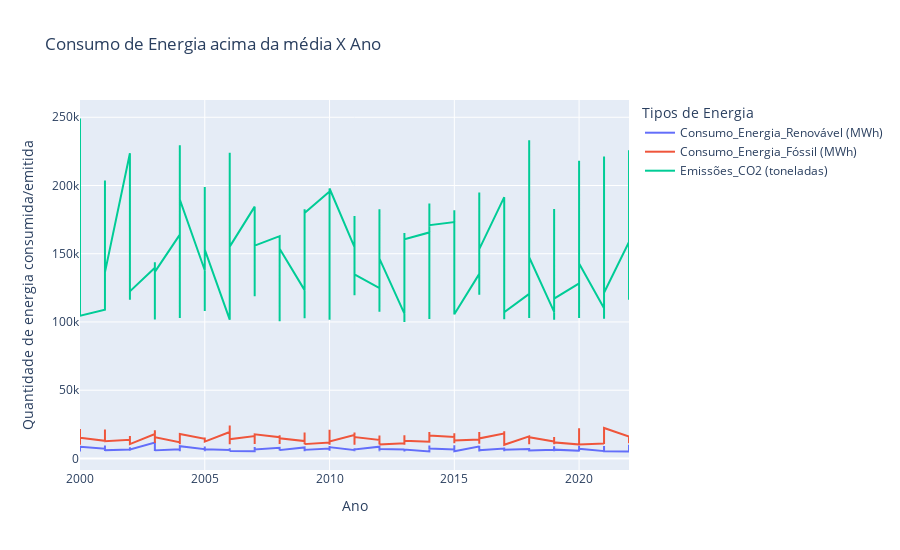

Notebook cell for this chart:
### Code cell
px.line(df_mean_energy, x='Ano', y=['Consumo_Energia_Renovável (MWh)', 'Consumo_Energia_Fóssil (MWh)', 'Emissões_CO2 (toneladas)'], title='Consumo de Energia acima da média X Ano', height=550, labels={
  'variable': 'Tipos de Energia',
  'value': 'Quantidade de energia consumida/emitida'
})

### Figure 1 — Plotly figure (JSON) as saved in the notebook; plotly's stock layout.template omitted (floating-point values rounded to 4 significant figures; data arrays with more than 128 entries replaced by an {"elided": "..."} marker saying what was removed)
{"data": [{"hovertemplate": "Tipos de Energia=Consumo_Energia_Renovável (MWh)<br>Ano=%{x}<br>Quantidade de energia consumida/emitida=%{y}<extra></extra>", "legendgroup": "Consumo_Energia_Renovável (MWh)", "line": {"color": "#636efa", "dash": "solid"}, "marker": {"symbol": "circle"}, "mode": "lines", "name": "Consumo_Energia_Renovável (MWh)", "orientation": "v", "showlegend": true, "type": "scatter", "x": {"elided": "243 int values"}, "xaxis": "x", "y": {"elided": "243 float values"}, "yaxis": "y"}, {"hovertemplate": "Tipos de Energia=Consumo_Energia_Fóssil (MWh)<br>Ano=%{x}<br>Quantidade de energia consumida/emitida=%{y}<extra></extra>", "legendgroup": "Consumo_Energia_Fóssil (MWh)", "line": {"color": "#EF553B", "dash": "solid"}, "marker": {"symbol": "circle"}, "mode": "lines", "name": "Consumo_Energia_Fóssil (MWh)", "orientation": "v", "showlegend": true, "type": "scatter", "x": {"elided": "243 int values"}, "xaxis": "x", "y": {"elided": "243 float values"}, "yaxis": "y"}, {"hovertemplate": "Tipos de Energia=Emissões_CO2 (toneladas)<br>Ano=%{x}<br>Quantidade de energia consumida/emitida=%{y}<extra></extra>", "legendgroup": "Emissões_CO2 (toneladas)", "line": {"color": "#00cc96", "dash": "solid"}, "marker": {"symbol": "circle"}, "mode": "lines", "name": "Emissões_CO2 (toneladas)", "orientation": "v", "showlegend": true, "type": "scatter", "x": {"elided": "243 int values"}, "xaxis": "x", "y": {"elided": "243 float values"}, "yaxis": "y"}], "layout": {"height": 550, "legend": {"title": {"text": "Tipos de Energia"}, "tracegroupgap": 0}, "title": {"text": "Consumo de Energia acima da média X Ano"}, "xaxis": {"anchor": "y", "domain": [0, 1], "title": {"text": "Ano"}}, "yaxis": {"anchor": "x", "domain": [0, 1], "title": {"text": "Quantidade de energia consumida/emitida"}}}}
